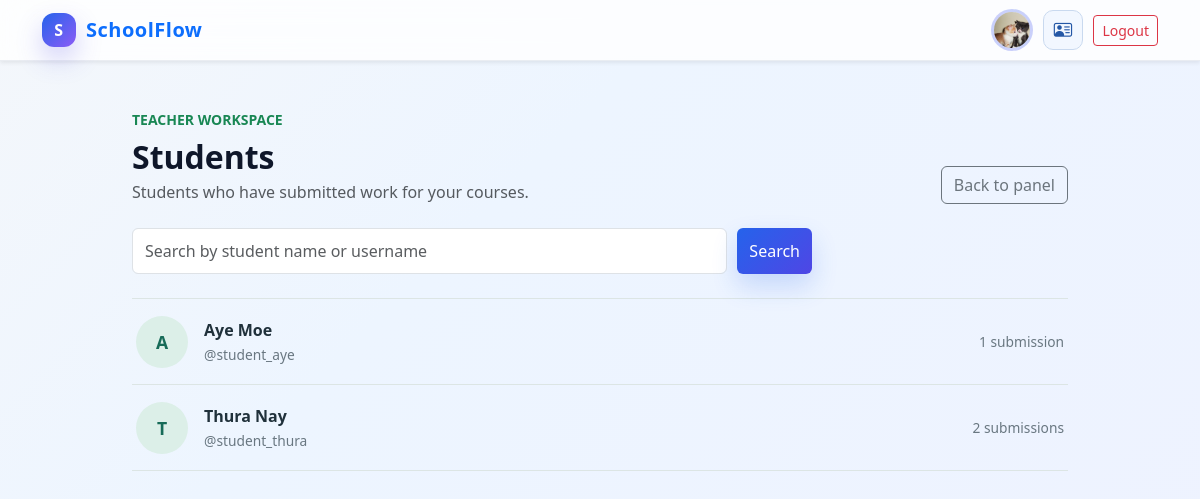
/teacher/students/ (signed in), run on the app's committed database.
### portal/models.py (models this page shows, shortened)
class User(AbstractUser):
    is_teacher = models.BooleanField(default=False)
    is_student = models.BooleanField(default=False)
    phone = models.CharField(max_length=20, blank=True, null=True)
    address = models.TextField(blank=True, null=True)
    profile_image = models.ImageField(upload_to='profiles/', blank=True, null=True)
    class Meta:
        permissions = [
            ("can_access_teacher_dashboard", "Can access teacher dashboard"),
            ("can_access_student_dashboard", "Can access student dashboard"),
        ]

### portal/views/teacher_views.py (the view)
# urls.py: path('teacher/students/', teacher_student_directory, name='teacher_student_directory'),
@permission_required('portal.can_access_teacher_dashboard', raise_exception=True)
def teacher_student_directory(request):
    if not request.user.is_teacher:
        return redirect('home')
    query = request.GET.get('q', '').strip()
    teacher_submissions = Q(submissions__assignment__course__created_by=request.user)
    students = User.objects.filter(
        is_student=True,
        is_active=True,
        submissions__assignment__course__created_by=request.user,
    ).annotate(
        submission_count=Count('submissions', filter=teacher_submissions, distinct=True),
        latest_submission=Max('submissions__submitted_at', filter=teacher_submissions),
    )
    if query:
        students = students.filter(
            Q(username__icontains=query)
            | Q(first_name__icontains=query)
            | Q(last_name__icontains=query)
        )
    students = students.order_by('last_name', 'first_name', 'username')
    return render(request, 'teacher_student_directory.html', {
        'students': students,
        'query': query,
    })

### templates/teacher_student_directory.html (shortened to what this page needs)
{% extends 'base.html' %}
{% block content %}
<main class="container py-5 profile-directory">
  <header class="d-flex justify-content-between align-items-end flex-wrap gap-3 mb-4">
    <div>
      <p class="text-uppercase small fw-bold text-success mb-2">Teacher workspace</p>
      <h1 class="h2 fw-bold mb-1">Students</h1>
      <p class="text-muted mb-0">Students who have submitted work for your courses.</p>
    </div>
    <a href="{% url 'teacher_dashboard' %}" class="btn btn-outline-secondary">Back to panel</a>
  </header>
  <form method="get" class="directory-search mb-4">
    <input id="student-search" class="form-control" type="search" name="q" value="{{ query }}" placeholder="Search by student name or username">
    <button class="btn btn-primary" type="submit">Search</button>
  </form>
  {% if students %}
    <div class="directory-list">
      {% for student in students %}
        <a class="directory-person" href="{% url 'teacher_student_profile' student.pk %}">
          {% if student.profile_image %}
            <img class="directory-avatar" src="{{ student.profile_image.url }}" alt="">
          {% else %}
            <span class="directory-avatar directory-avatar-initial">{{ student.first_name|default:student.username|slice:':1'|upper }}</span>
          {% endif %}
          <span class="directory-person-info">
            <strong>{{ student.get_full_name|default:student.username }}</strong>
            <span>@{{ student.username }}</span>
          </span>
          <span class="directory-person-meta">{{ student.submission_count }} submission{{ student.submission_count|pluralize }}</span>
        </a>
      {% endfor %}
    </div>
  {% else %}
    <p class="directory-empty">{% if query %}No students matched that search.{% else %}No students have submitted work for your courses yet.{% endif %}</p>
  {% endif %}
</main>
{% endblock %}

### templates/base.html (shortened to what this page needs)
{% load static %}
<!DOCTYPE html>
<html lang="en">
  <head>
    <link href="https://cdn.jsdelivr.net/npm/bootstrap@5.3.3/dist/css/bootstrap.min.css" rel="stylesheet" />
    <link href="https://cdn.jsdelivr.net/npm/bootstrap-icons@1.11.3/font/bootstrap-icons.min.css" rel="stylesheet" />
    <link rel="stylesheet" href="https://cdnjs.cloudflare.com/ajax/libs/animate.css/4.1.1/animate.min.css" />
  </head>
  <body>
    <nav class="navbar navbar-expand-lg navbar-light bg-white shadow-sm sticky-top">
      <div class="container navbar-shell">
        <a class="navbar-brand text-primary" href="{% url 'home' %}">
          <span class="brand-mark">S</span>
          SchoolFlow
        </a>
        <div class="collapse navbar-collapse justify-content-end" id="navbarUserMenu">
          <div class="navbar-user-actions">
            {% if user.is_authenticated %}
              <div class="navbar-user-summary">
                {% if user.profile_image %}
                  <img src="{{ user.profile_image.url }}" class="placeholder-avatar" alt="" />
                {% else %}
                  <img src="{% static 'schoolflow-logo.svg' %}" class="placeholder-avatar" alt="" />
                {% endif %}
              </div>
              {% if user.is_teacher or user.is_student %}
                <a class="navbar-account-button" href="{% url 'account_profile' %}" aria-label="Account details" title="Account details">
                  <i class="bi bi-person-vcard" aria-hidden="true"></i>
                </a>
              {% endif %}
              <form method="post" action="{% url 'logout' %}" class="d-inline">
                <button type="submit" class="btn btn-outline-danger btn-sm">Logout</button>
              </form>
            {% else %}
              <a class="btn btn-primary btn-sm" href="{% url 'login' %}">Login</a>
            {% endif %}
          </div>
        </div>
      </div>
    </nav>
    {% block content %}{% endblock %}
  </body>
</html>

### templates/base.html (style rules this page uses)
:root { --primary: #2563eb; --primary-2: #4f46e5; --success: #10b981; --warning: #f59e0b; --dark: #0f172a; --muted: #64748b; --panel: rgba(255, 255, 255, 0.78); }
body { background: linear-gradient(135deg, #f4f7fb 0%, #edf5ff 35%, #eef2ff 100%); min-height: 100vh; color: var(--dark); }
.brand-mark { display: inline-flex; align-items: center; justify-content: center; width: 34px; height: 34px; border-radius: 12px; background: linear-gradient(135deg, var(--primary), #8b5cf6); color: white; font-weight: 800; font-size: 1rem; margin-right: 10px; box-shadow: 0 12px 26px rgba(79, 70, 229, 0.25); }
.navbar { background: rgba(255, 255, 255, 0.8) !important; backdrop-filter: blur(14px); border-bottom: 1px solid rgba(148, 163, 184, 0.18); }
.navbar-brand { display: inline-flex; align-items: center; flex: 0 0 auto; font-weight: 800; letter-spacing: 0.5px; }
.navbar-shell { gap: 0.75rem; flex-wrap: wrap; }
.navbar-user-actions { display: flex; align-items: center; justify-content: flex-end; gap: 0.65rem; margin-left: auto; min-width: 0; }
.navbar-user-summary { display: inline-flex; align-items: center; gap: 0.55rem; min-width: 0; color: var(--muted); }
.navbar-account-button { display: inline-grid; place-items: center; width: 40px; height: 40px; flex: 0 0 40px; border: 1px solid #c9d9ef; border-radius: 10px; background: #f2f7ff; color: #2457a6; font-size: 1.15rem; text-decoration: none; transition: background 180ms ease, border-color 180ms ease, transform 180ms ease; }
.btn-primary { background: linear-gradient(135deg, var(--primary) 0%, var(--primary-2) 100%); border: none; box-shadow: 0 12px 26px rgba(37, 99, 235, 0.2); }
.placeholder-avatar { width: 42px; height: 42px; flex: 0 0 42px; object-fit: cover; border-radius: 50%; border: 3px solid rgba(79, 70, 229, 0.15); background: linear-gradient(135deg, #e0e7ff, #dbeafe); }

### templates/teacher_student_directory.html (style rules this page uses)
.profile-directory { max-width: 960px; }
.directory-search { display: flex; gap: 0.65rem; max-width: 680px; }
.directory-search .form-control { min-height: 46px; }
.directory-list { border-top: 1px solid #dce5e4; }
.directory-person { display: flex; align-items: center; gap: 1rem; min-height: 86px; padding: 0.85rem 0.25rem; border-bottom: 1px solid #dce5e4; color: #20313b; text-decoration: none; }
.directory-avatar { width: 52px; height: 52px; flex: 0 0 52px; border-radius: 50%; object-fit: cover; }
.directory-avatar-initial { display: grid; place-items: center; background: #dcefe8; color: #176b58; font-size: 1.1rem; font-weight: 750; }
.directory-person-info { display: grid; gap: 0.15rem; min-width: 0; }
.directory-person-info span, .directory-person-meta { color: #697781; font-size: 0.86rem; }
.directory-person-meta { margin-left: auto; text-align: right; }

### data on the page
User: profile_image (picture)
User: first_name "A", get_full_name "Aye Moe", username "student_aye", submission_count "1"
User: first_name "T", get_full_name "Thura Nay", username "student_thura", submission_count "2"
